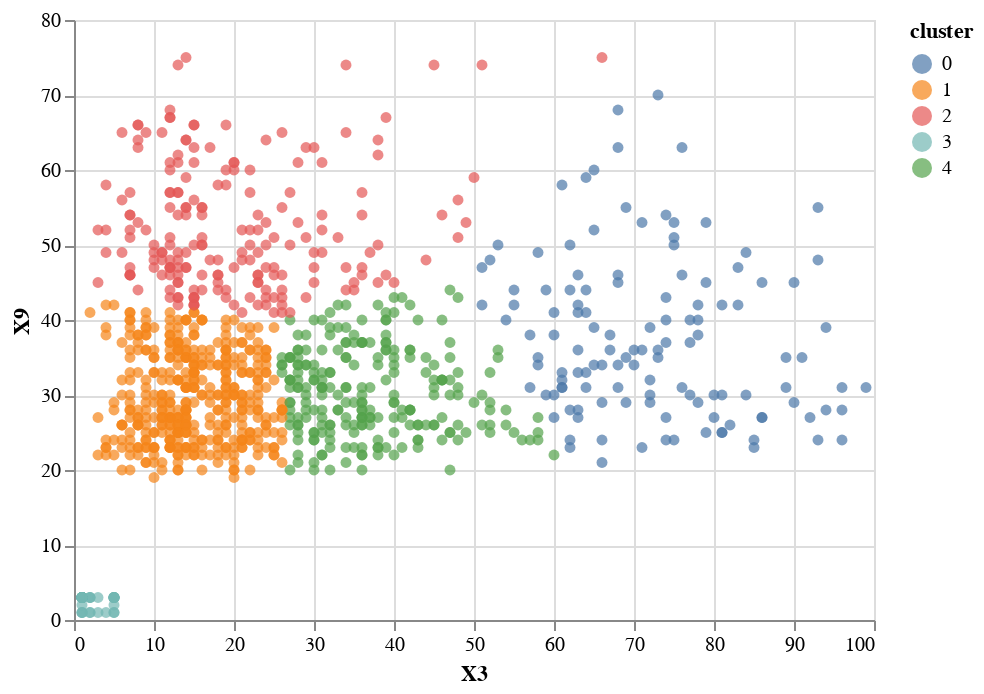

The notebook cell saved with this chart:
### Code cell
scatter_plot = alt.Chart(df).mark_circle()
scatter_plot.encode(x='X3', y='X9',color='cluster:N')

### Figure 1 — Vega-Lite specification as saved in the notebook (floating-point values rounded to 4 significant figures; data arrays with more than 128 entries replaced by an {"elided": "..."} marker saying what was removed)
{"config": {"view": {"continuousWidth": 400, "continuousHeight": 300}}, "data": {"name": "data-8222cc535d7aa145c591ad4564639371"}, "mark": "circle", "encoding": {"color": {"type": "nominal", "field": "cluster"}, "x": {"type": "quantitative", "field": "X3"}, "y": {"type": "quantitative", "field": "X9"}}, "$schema": "https://vega.github.io/schema/vega-lite/v4.8.1.json", "datasets": {"data-8222cc535d7aa145c591ad4564639371": {"elided": "1000 records"}}}
